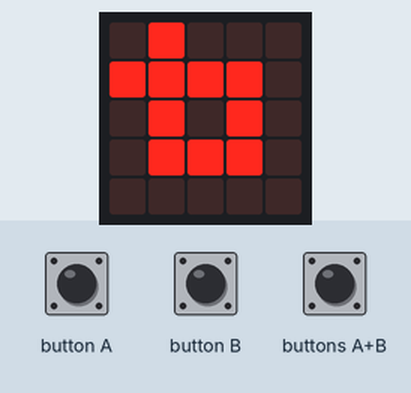
Bench run of a program on a simulated BBC micro:bit (MakeCode). Shown: the board's 5×5 LED display. The test bench sets the inputs (shaded band).

Above: at 1.8 s.
1.9 s: buttons A+B pressed for 0.15 s
At 3.1 s:
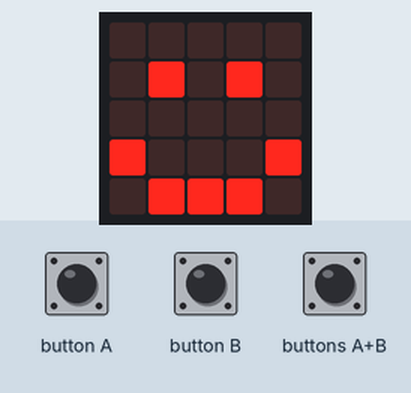
At 3.8 s:
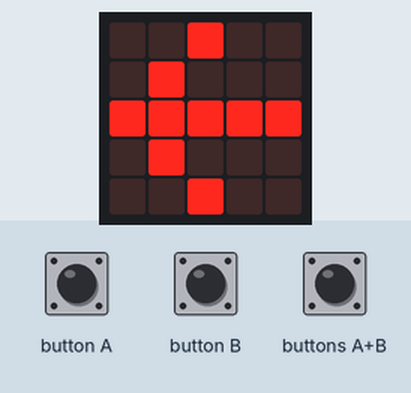
5.0 s: button A pressed 5 times (0.12 s each, 0.3 s apart)
At 6.4 s:
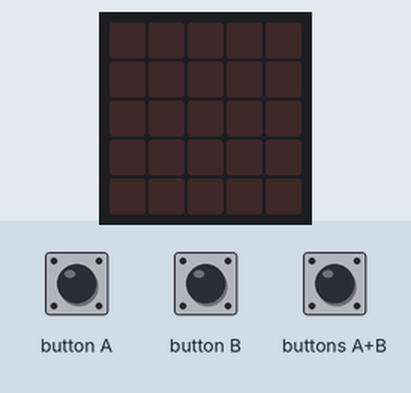
Timing chart, 0 to 8.0 s (numbered marks = the images above; inputs shaded):
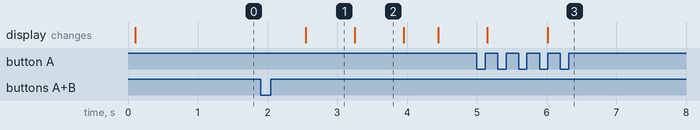

Measured:
- after the input at 1.9 s, the display: changes after 0.65 s (image 1)
- after the input at 5.0 s, the display: first differs from a run without the input after 1.0 s (image 3)
- what the display in image 1 shows lasts 0.7 s, from 2.6 s to 3.3 s

The program:

main.ts
```typescript
input.onButtonPressed(Button.A, function () {
    if (a.includes("menu")) {
        a = ""
        // Type code in the next line
        basic.clearScreen()
    }
})
input.onButtonPressed(Button.AB, function () {
    if (ab.includes("start")) {
        basic.pause(500)
        Menu(false, false)
    }
    ab = ""
})
input.onButtonPressed(Button.B, function () {
    if (b.includes("menu")) {
        b = ""
        // Type code in the next line
        basic.clearScreen()
    }
})
function Menu (A: boolean, B: boolean) {
    basic.showIcon(IconNames.Happy)
    basic.pause(100)
    basic.showArrow(ArrowNames.West)
    basic.pause(100)
    basic.showLeds(`
        . . . . .
        . . . . .
        # # # . .
        # . # . .
        # # # . #
        `)
    basic.pause(100)
    basic.showArrow(ArrowNames.East)
    basic.pause(100)
    basic.showIcon(IconNames.Happy)
    a = "menu"
    b = "menu"
}
let b = ""
let a = ""
let ab = ""
basic.pause(100)
ab = ""
basic.showLeds(`
    . # . . .
    # # # # .
    . # . # .
    . # # # .
    . . . . .
    `)
basic.pause(100)
ab = "start"
basic.forever(function () {

})
```

test.ts
```typescript
// Hier kann man Tests durchführen; diese Datei wird nicht kompiliert, wenn dieses Paket als Erweiterung verwendet wird.
```
